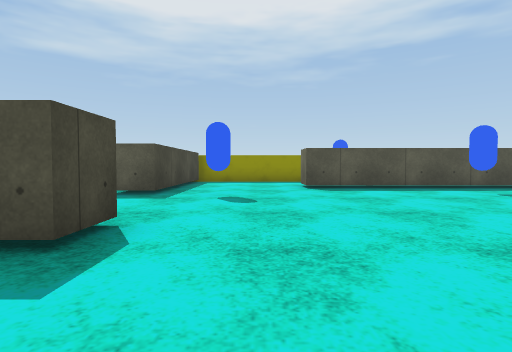
view 1 (above)

17 first-person views from a walk through a scene from a Unity 3-D project. The camera is 0.62 m above the floor, tilts 2° down and sees 80° across. The floor is counted in squares, 1 m on a side. Each view is taken from the middle of a square. On the plan, view 1 faces up. The plan holds only what a view shows up to about 9 squares ahead; the rest is blank. The player is left out. Surface patterns are stand-ins for the level's own textures.

view 2
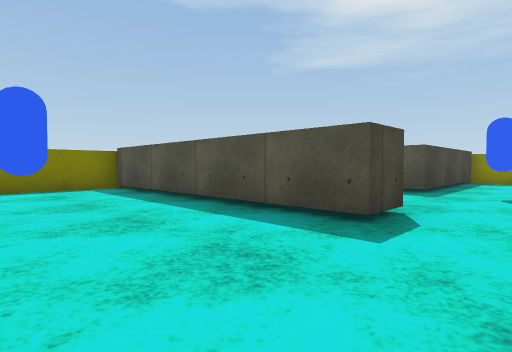

view 3
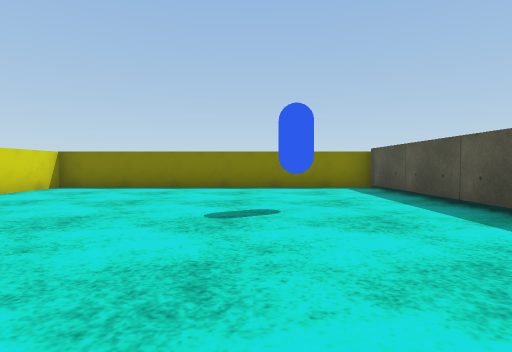

view 4
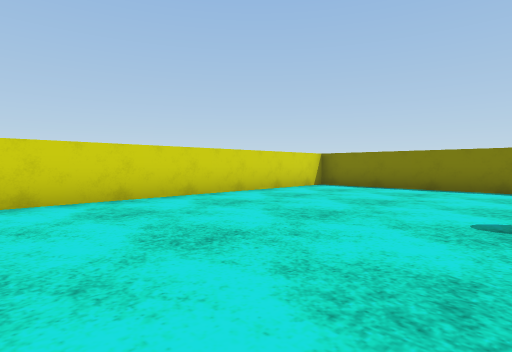

view 5
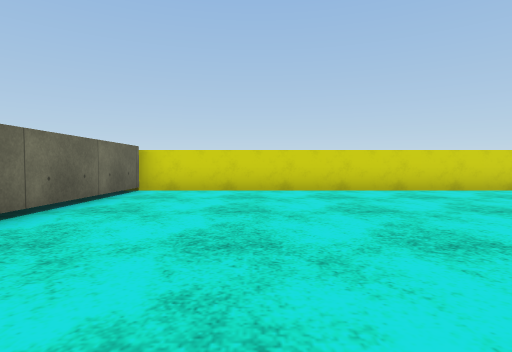

view 6
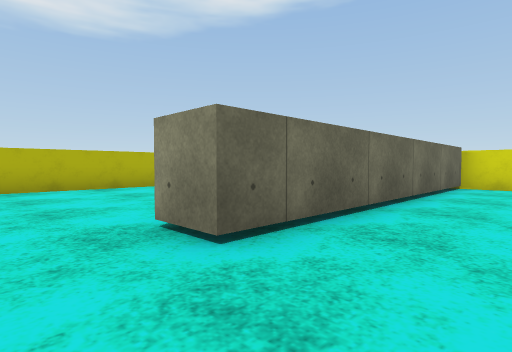

view 7
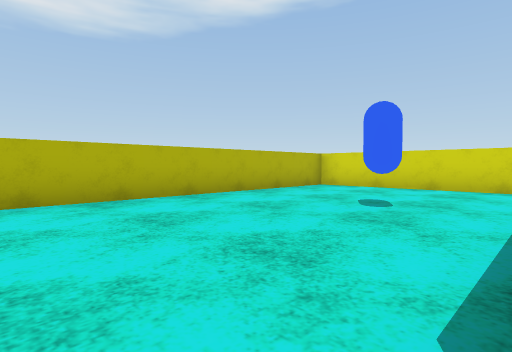

view 8
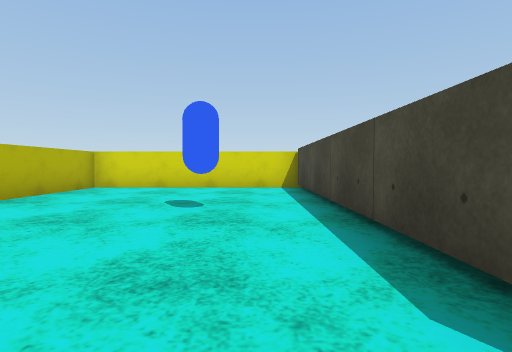

view 9
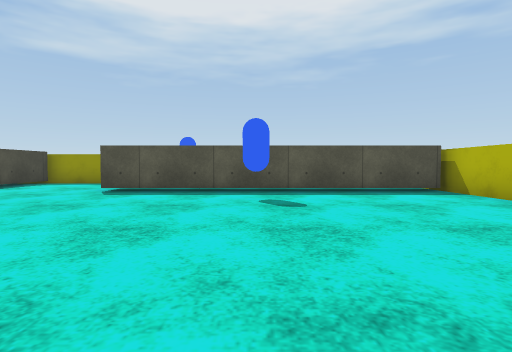

view 10
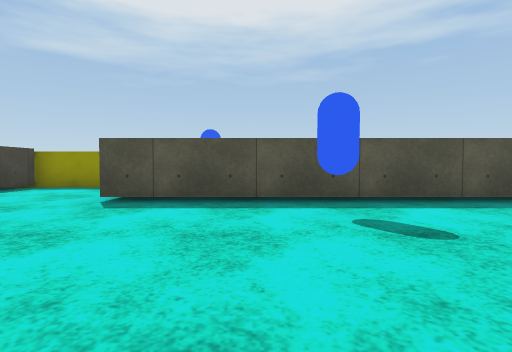

view 11
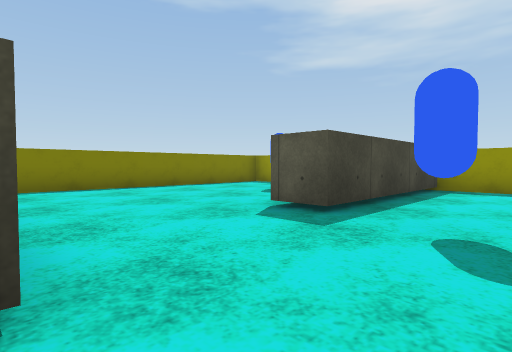

view 12
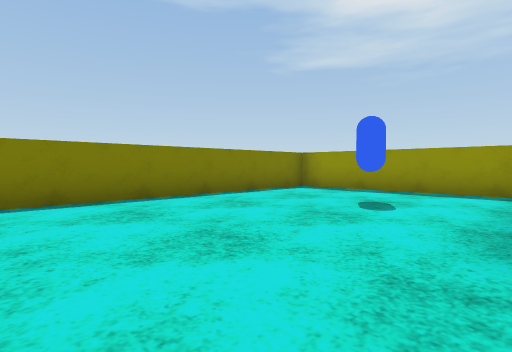

view 13
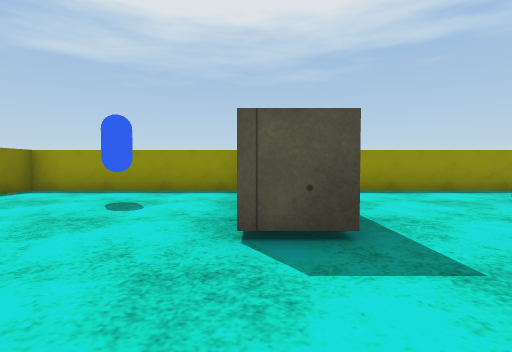

view 14
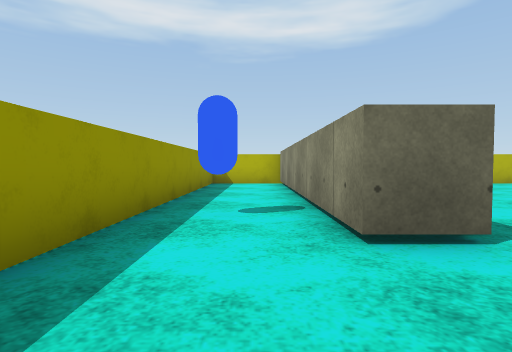

view 15
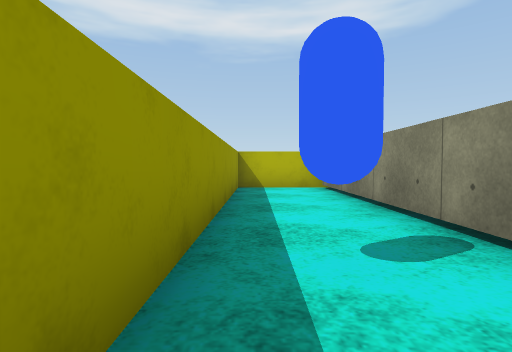

view 16
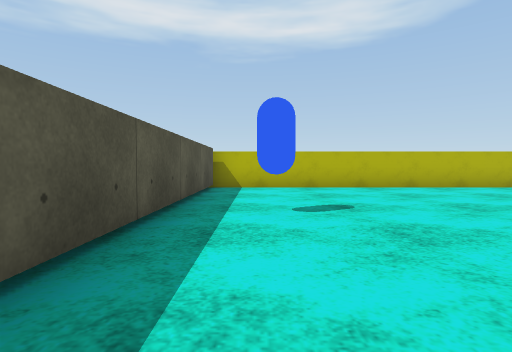

view 17
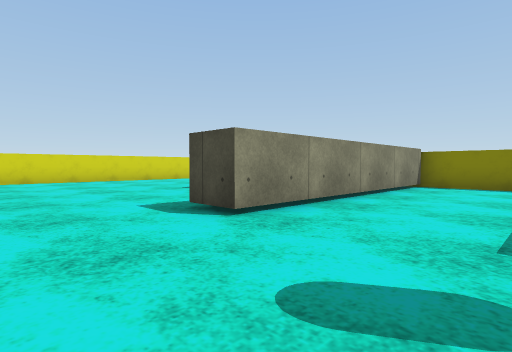

### Floor plan
Points are (right, up) in squares from view 1. A wall is a line through its corners. A room is listed if a view was taken in it or the views show most of it. See-through windows are left out.
Room 1 (views 1, 2, 3, 4, 5, 6, 7, 8, 9, 10, 11, 12, 13, 14, 15, 16, 17)
walls: (3.8, 0.8) (3.8, -6.5) (9.5, -6.5) (9.5, 11.5); (-3.4, 11.5) (-8.5, 11.5) (-8.5, 3.2) (-1.5, 3.2) (-1.5, 2.2) (-8.5, 2.2) (-8.5, -6.5) (2.8, -6.5) (2.8, 1.6) (3.9, 1.6); (9.4, 8.2) (1.3, 8.2) (1.3, 9.2) (9.4, 9.2); (9.1, 11.5) (-2.1, 11.5) (-2.1, 6.5) (-3.2, 6.5)
objects: blue capsule (-5, 9); blue capsule (-4, 0); blue capsule (-1, 6); blue capsule (3, 10); blue capsule (5, 7); blue capsule (6, -2)

Where each view was taken, in squares from view 1:
view 1: 0 up, 0 right, facing up
view 2: 1 down, 0 right, facing up-left
view 3: 1 down, 0 right, facing left
view 4: 1 down, 0 right, facing down-left
view 5: 1 up, 0 right, facing down
view 6: 3 up, 1 right, facing down-right
view 7: 2 up, 4 right, facing down-right
view 8: 2 up, 5 right, facing down
view 9: 1 up, 5 right, facing up
view 10: 3 up, 4 right, facing up
view 11: 3 up, 0 right, facing up-left
view 12: 4 up, 3 left, facing up-left
view 13: 4 up, 3 left, facing up
view 14: 10 up, 1 left, facing right
view 15: 11 up, 1 right, facing right
view 16: 7 up, 1 right, facing right
view 17: 6 up, 1 right, facing down-left
